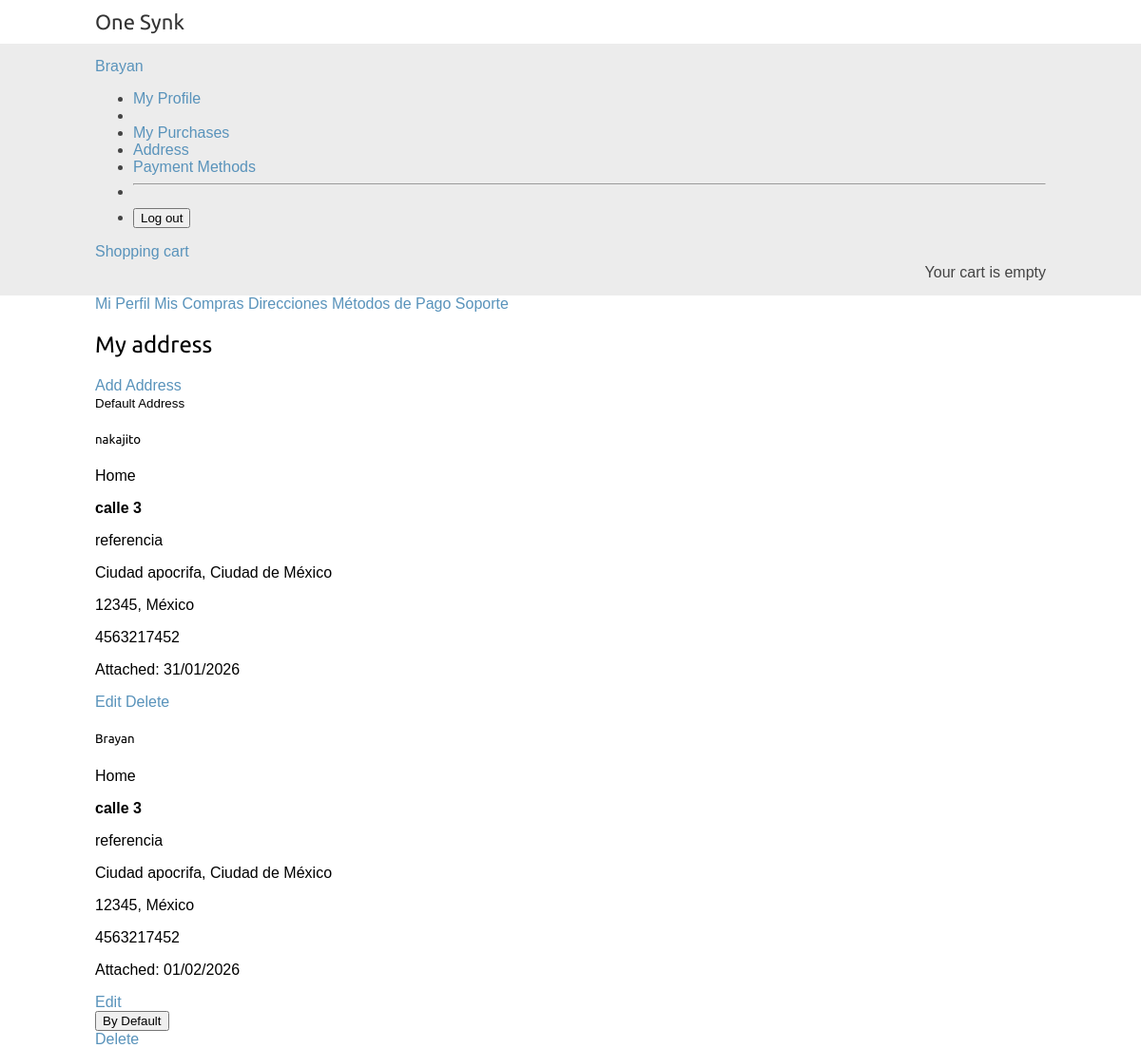
Screenshot of /orders/addresses/ (signed in) with the database file from the repository.
### accounts/models.py (models this page shows, shortened)
class CustomUser(AbstractUser):
    PHONE_REGEX = RegexValidator(
        regex=r"^\d{10}$",
        message="Phone number must be exactly 10 digits (e.g., 5522445104).",
    )
    USER_TYPE_CHOICES = (
        ("regular_user", "Regular User"),
        ("wholesaler", "Wholesaler"),
    )
    phone = models.CharField(
        max_length=10,
        validators=[PHONE_REGEX],
        blank=True,
        null=True,
        help_text="Format: 5522445104",
    )
    user_type = models.CharField(
        max_length=12,
        choices=USER_TYPE_CHOICES,
        default="regular_user",  # Fixed: 'normal' was not in choices
        help_text="User type: Regular or Wholesaler",
    )
    stripe_customer_id = models.CharField(
        max_length=255,
        blank=True,
        null=True,
        unique=True,
        help_text="Customer ID in Stripe",
    )
    payment_method = models.CharField(
        max_length=255,
        blank=True,
        null=True,
        help_text="ID del método de pago por defecto en Stripe",
    )
    created_at = models.DateTimeField(auto_now_add=True)
    updated = models.DateTimeField(auto_now=True)
    class Meta:
        verbose_name = "User"
        verbose_name_plural = "Users"
        ordering = ["-created_at"]

### orders/models.py (models this page shows, shortened)
class Address(models.Model):
    user = models.ForeignKey(
        CustomUser,
        on_delete=models.CASCADE,
        related_name="addresses",
        help_text="User who owns the address",
    )
    address_line1 = models.CharField(
        max_length=255, help_text="Street, number, and apartment"
    )
    address_line2 = models.CharField(
        max_length=255,
        blank=True,
        null=True,
        help_text="Additional information (floor, reference, etc.)",
    )
    city = models.CharField(max_length=100, help_text="City")
    state = models.CharField(max_length=50, choices=STATE_CHOICES, help_text="State")
    postal_code = models.CharField(max_length=10, help_text="Zip Code")
    country = models.CharField(
        max_length=2, choices=COUNTRY_CHOICES, default="MX", help_text="Country"
    )
    phone = models.CharField(
        max_length=10, help_text="Contact telephone number for shipping"
    )
    recipient_name = models.CharField(
        max_length=200, help_text="Name of the person receiving the package"
    )
    is_default = models.BooleanField(
        default=False, help_text="Is this the default address?"
    )
    address_type = models.CharField(
        max_length=10,
        choices=ADDRESS_TYPE_CHOICES,
        default="home",
        help_text="Address type",
    )
    created_at = models.DateTimeField(auto_now_add=True)
    updated_at = models.DateTimeField(auto_now=True)
    class Meta:
        verbose_name = "Address"
        verbose_name_plural = "Addresses"
        ordering = ["-is_default", "-created_at"]
        indexes = [
            models.Index(fields=["user", "-is_default"]),
            models.Index(fields=["user", "created_at"]),
        ]

### orders/views.py (the view)
# urls.py: path("addresses/", views.address_list, name="address_list"),
@login_required(login_url="accounts:login")
@require_http_methods(["GET"])
def address_list(request):
    addresses = request.user.addresses.all().order_by("-is_default", "-created_at")
    context = {
        "addresses": addresses,
        "page_title": "My address",
        "total_addresses": addresses.count(),
    }
    return render(request, "orders/addresses/list.html", context)

### cart/cart.py (called while the page is built)
    def __len__(self):
        return sum(item["quantity"] for item in self.cart.values())

### cart/context_processors.py (called while the page is built)
def cart(request):
    return {"cart": Cart(request)}

### orders/templates/orders/addresses/list.html (shortened to what this page needs)
{% extends 'shop/base.html' %}
{% load static %}
{% block content %}
<div class="container my-5">
    <div class="row">
        {% include "includes/sidebar.html" %}
        <div class="col-md-9">
            <div class="d-flex justify-content-between align-items-center mb-4">
                <h2>{{ page_title }}</h2>
                <a href="{% url 'orders:address_create' %}" class="btn btn-primary">
                     Add Address
                </a>
            </div>
            {% if addresses %}
                <div class="row">
                    {% for address in addresses %}
                        <div class="col-md-6 mb-4">
                            <div class="card h-100 {% if address.is_default %}border-primary border-2{% endif %}">
                                {% if address.is_default %}
                                    <div class="card-header bg-primary text-white py-2">
                                        <small> Default Address</small>
                                    </div>
                                {% endif %}
                                <div class="card-body">
                                    <h5 class="card-title">{{ address.recipient_name }}</h5>
                                    <p class="card-text text-muted small mb-3">
                                        {{ address.get_address_type_display }}
                                    </p>
                                    <div class="mb-3">
                                        <p class="mb-1">
                                            <strong>{{ address.address_line1 }}</strong>
                                        </p>
                                        {% if address.address_line2 %}
                                            <p class="mb-1">{{ address.address_line2 }}</p>
                                        {% endif %}
                                        <p class="mb-1">
                                            {{ address.city }}, {{ address.get_state_display }}
                                        </p>
                                        <p class="mb-1">
                                            {{ address.postal_code }}, {{ address.get_country_display }}
                                        </p>
                                        <p class="mb-0">
                                             {{ address.phone }}
                                        </p>
                                    </div>
                                    <p class="text-muted small">
                                        Attached: {{ address.created_at|date:"d/m/Y" }}
                                    </p>
                                </div>
                                <div class="card-footer bg-light">
                                    <div class="btn-group btn-group-sm w-100" role="group">
                                        <a href="{% url 'orders:address_edit' address.id %}" class="btn btn-outline-primary">
                                             Edit
                                        </a>
                                        {% if not address.is_default %}
                                            <form action="{% url 'orders:address_set_default' address.id %}" method="post" class="flex-fill">
                                                <button type="submit" class="btn btn-outline-success w-100 btn-sm">
                                                     By Default
                                                </button>
                                            </form>
                                        {% endif %}
                                        <a href="{% url 'orders:address_delete' address.id %}" class="btn btn-outline-danger">
                                             Delete
                                        </a>
                                    </div>
                                </div>
                            </div>
                        </div>
                    {% endfor %}
                </div>
            {% else %}
                <div class="alert alert-info" role="alert">
                    <i class="bi bi-info-circle"></i>
                    You have no addresses saved.
                    <a href="{% url 'orders:address_create' %}" class="alert-link">Add one now</a>
                </div>
            {% endif %}
        </div>
    </div>
</div>
{% endblock %}

### shop/templates/shop/base.html (shortened to what this page needs)
{% load static %}
<!DOCTYPE html>
<html>
  <head>
    <link href="{% static "css/base.css" %}" rel="stylesheet">
  </head>
  <body>
    <div id="header">
      <a href="/" class="logo">One Synk</a>
    </div>
    <div id="subheader">
      <div class="navbar-nav ms-auto">
        {% if user.is_authenticated %}
            <div class="nav-item dropdown">
                <a class="nav-link dropdown-toggle" href="#" id="userDropdown" role="button" data-bs-toggle="dropdown">
                    <span class="d-none d-md-inline">{{ user.first_name|default:user.username }}</span>
                </a>
                <ul class="dropdown-menu dropdown-menu-end" aria-labelledby="userDropdown">
                    <li><a class="dropdown-item" href="{% url 'accounts:profile' %}">
                         My Profile
                    </a></li>
                    <li><a class="dropdown-item" href="#">
                    <li><a class="dropdown-item" href="{% url 'orders:order_history' %}">
                         My Purchases
                    </a></li>
                    <li><a class="dropdown-item" href="{% url 'orders:address_list' %}">
                         Address
                    </a></li>
                    <li><a class="dropdown-item" href="{% url 'payment:payment_method_list' %}">
                         Payment Methods
                    </a></li>
                    <li><hr class="dropdown-divider"></li>
                    <li>
                        <form action="{% url 'accounts:logout' %}" method="post" class="m-0">
                            <button type="submit" class="dropdown-item">
                                 Log out
                            </button>
                        </form>
                    </li>
                </ul>
            </div>
        {% endif %}
        <a class="nav-link" href="{% url 'cart:cart_detail' %}">
            Shopping cart
        </a>
    </div>
      <div class="cart">
        {% with total_items=cart|length %}
          {% if total_items > 0 %}
            Your cart:
            <a href='{% url "cart:cart_detail" %}'>
              {{ total_items}} item{{total_items|pluralize}},
              ${{cart.get_total_price}}</a>
          {% elif not order %}
            Your cart is empty
          {% endif %}
        {% endwith %}
      </div>
    </div>
    <div id="content">
      {% block content %}
      {% endblock %}
    </div>
  </body>
</html>

### shop/static/css/base.css (style rules this page uses)
body { margin:0; padding:0; font-family:helvetica, sans-serif; }
h1, h2, h3, h4, h5 , h6 { font-family: 'Ubuntu', sans-serif; font-weight:normal; }
a { text-decoration:none; color:#5993bb; }
#header { padding:10px 100px; font-size:18px; overflow:auto; }
#subheader { background:#ececec; color:#444; padding:15px 100px; overflow:auto; }
#header .logo { font-family: 'Ubuntu', sans-serif; float:left; color:#333; font-size:22px; margin-right:10%; }
#subheader .cart { float:right; padding-top:4px; }
#content { padding:0 100px; overflow:hidden; }

### rows the page displays
CustomUser: first_name "Brayan"
Address: is_default "Default Address", recipient_name "nakajito", address_type "Home", address_line1 "calle 3", address_line2 "referencia", city "Ciudad apocrifa", state "Ciudad de México", postal_code "12345", country "México", phone "4563217452", created_at "31/01/2026"
Address: recipient_name "Brayan", address_type "Home", address_line1 "calle 3", address_line2 "referencia", city "Ciudad apocrifa", state "Ciudad de México", postal_code "12345", country "México", phone "4563217452", created_at "01/02/2026", is_default "By Default"

### other values shown
{{ page_title }} "My address"
